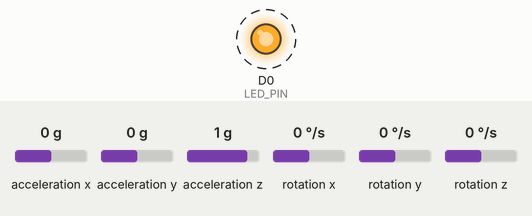
Recording of a sketch running on a simulated ESP8266 (NodeMCU). On the bench: output pins drawn as LEDs (lit = HIGH). Dashed ring = blinking. Inputs (shaded band) come from the test bench; at power-on: acceleration x 0 g, acceleration z 1 g, acceleration y 0 g, rotation x 0 °/s, rotation y 0 °/s, rotation z 0 °/s. What the sketch prints to the serial monitor is not drawn.

Above: at 0.78 s.
1.3 s: acceleration x set to -1.4 g
2.8 s: acceleration z set to 0 g
5.8 s: acceleration y set to -1.4 g
8.8 s: acceleration x set to 0.8 g
Timing chart, 0 to 57.8 s (numbered marks = the images above; inputs shaded):
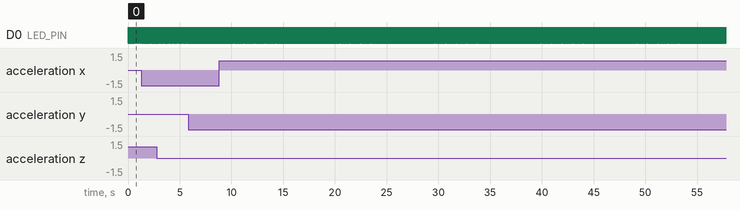

Measured:
- by itself, D0 (LED_PIN): alternates HIGH for 0.02 s and LOW for 0.02 s

The sketch:

mpu6050_read_data.ino
```cpp
// I2Cdev and MPU6050 must be installed as libraries, or else the .cpp/.h files
// for both classes must be in the include path of your project
#include "I2Cdev.h"
#include "MPU6050.h"

// Arduino Wire library is required if I2Cdev I2CDEV_ARDUINO_WIRE implementation
// is used in I2Cdev.h
#if I2CDEV_IMPLEMENTATION == I2CDEV_ARDUINO_WIRE
    #include "Wire.h"
#endif

// class default I2C address is 0x68
// specific I2C addresses may be passed as a parameter here
// AD0 low = 0x68 (default for InvenSense evaluation board)
// AD0 high = 0x69
MPU6050 accelgyro;
//MPU6050 accelgyro(0x69); // <-- use for AD0 high

int16_t ax, ay, az;
int16_t gx, gy, gz;


// uncomment "OUTPUT_READABLE_ACCELGYRO" if you want to see a tab-separated
// list of the accel X/Y/Z and then gyro X/Y/Z values in decimal. Easy to read,
// not so easy to parse, and slow(er) over UART.
#define OUTPUT_READABLE_ACCELGYRO

// uncomment "OUTPUT_BINARY_ACCELGYRO" to send all 6 axes of data as 16-bit
// binary, one right after the other. This is very fast (as fast as possible
// without compression or data loss), and easy to parse, but impossible to read
// for a human.
//#define OUTPUT_BINARY_ACCELGYRO


#define LED_PIN D0
bool blinkState = false;

void setup() {
    // join I2C bus (I2Cdev library doesn't do this automatically)
    #if I2CDEV_IMPLEMENTATION == I2CDEV_ARDUINO_WIRE
        Wire.begin();
    #elif I2CDEV_IMPLEMENTATION == I2CDEV_BUILTIN_FASTWIRE
        Fastwire::setup(400, true);
    #endif

    // initialize serial communication
    // (38400 chosen because it works as well at 8MHz as it does at 16MHz, but
    // it's really up to you depending on your project)
    Serial.begin(38400);

    // initialize device
    Serial.println("Initializing I2C devices...");
    accelgyro.initialize();

    // verify connection
    Serial.println("Testing device connections...");
    Serial.println(accelgyro.testConnection() ? "MPU6050 connection successful" : "MPU6050 connection failed");

    // use the code below to change accel/gyro offset values
    /*
    Serial.println("Updating internal sensor offsets...");
    // -76  -2359 1688  0 0 0
    Serial.print(accelgyro.getXAccelOffset()); Serial.print("\t"); // -76
    Serial.print(accelgyro.getYAccelOffset()); Serial.print("\t"); // -2359
    Serial.print(accelgyro.getZAccelOffset()); Serial.print("\t"); // 1688
    Serial.print(accelgyro.getXGyroOffset()); Serial.print("\t"); // 0
    Serial.print(accelgyro.getYGyroOffset()); Serial.print("\t"); // 0
    Serial.print(accelgyro.getZGyroOffset()); Serial.print("\t"); // 0
    Serial.print("\n");
    accelgyro.setXGyroOffset(220);
    accelgyro.setYGyroOffset(76);
    accelgyro.setZGyroOffset(-85);
    Serial.print(accelgyro.getXAccelOffset()); Serial.print("\t"); // -76
    Serial.print(accelgyro.getYAccelOffset()); Serial.print("\t"); // -2359
    Serial.print(accelgyro.getZAccelOffset()); Serial.print("\t"); // 1688
    Serial.print(accelgyro.getXGyroOffset()); Serial.print("\t"); // 0
    Serial.print(accelgyro.getYGyroOffset()); Serial.print("\t"); // 0
    Serial.print(accelgyro.getZGyroOffset()); Serial.print("\t"); // 0
    Serial.print("\n");
    */

    // configure Arduino LED pin for output
    pinMode(LED_PIN, OUTPUT);
}

void loop() {
    // read raw accel/gyro measurements from device
    accelgyro.getMotion6(&ax, &ay, &az, &gx, &gy, &gz);

    // these methods (and a few others) are also available
    //accelgyro.getAcceleration(&ax, &ay, &az);
    //accelgyro.getRotation(&gx, &gy, &gz);

    #ifdef OUTPUT_READABLE_ACCELGYRO
        // display tab-separated accel/gyro x/y/z values
        Serial.print("BUFFER:-> ");
        Serial.print("aX "); Serial.print(ax); Serial.print(" | ");
        Serial.print("aY "); Serial.print(ay); Serial.print(" | ");
        Serial.print("aZ "); Serial.print(az); Serial.print(" | ");
        Serial.print("gX "); Serial.print(gx); Serial.print(" | ");
        Serial.print("gY "); Serial.print(gy); Serial.print(" | ");
        Serial.print("gZ "); Serial.print(gz); Serial.println(" ");
    #endif

    #ifdef OUTPUT_BINARY_ACCELGYRO
        Serial.write((uint8_t)(ax >> 8)); Serial.write((uint8_t)(ax & 0xFF));
        Serial.write((uint8_t)(ay >> 8)); Serial.write((uint8_t)(ay & 0xFF));
        Serial.write((uint8_t)(az >> 8)); Serial.write((uint8_t)(az & 0xFF));
        Serial.write((uint8_t)(gx >> 8)); Serial.write((uint8_t)(gx & 0xFF));
        Serial.write((uint8_t)(gy >> 8)); Serial.write((uint8_t)(gy & 0xFF));
        Serial.write((uint8_t)(gz >> 8)); Serial.write((uint8_t)(gz & 0xFF));
    #endif

    // blink LED to indicate activity
    blinkState = !blinkState;
    digitalWrite(LED_PIN, blinkState);
}
```
